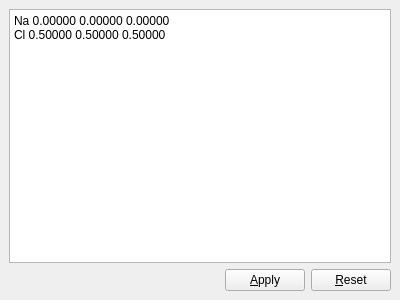
<?xml version="1.0" encoding="UTF-8"?>
<ui version="4.0">
 <class>CBCoordinateEditor</class>
 <widget class="QDockWidget" name="CBCoordinateEditor">
  <property name="geometry">
   <rect>
    <x>0</x>
    <y>0</y>
    <width>400</width>
    <height>300</height>
   </rect>
  </property>
  <property name="sizePolicy">
   <sizepolicy hsizetype="Preferred" vsizetype="MinimumExpanding">
    <horstretch>0</horstretch>
    <verstretch>0</verstretch>
   </sizepolicy>
  </property>
  <property name="windowTitle">
   <string>Fractional &amp;Coordinates</string>
  </property>
  <widget class="QWidget" name="dockWidgetContents">
   <layout class="QVBoxLayout" name="verticalLayout">
    <item>
     <widget class="QTextEdit" name="edit_coords">
      <property name="sizePolicy">
       <sizepolicy hsizetype="Preferred" vsizetype="Expanding">
        <horstretch>0</horstretch>
        <verstretch>0</verstretch>
       </sizepolicy>
      </property>
      <property name="minimumSize">
       <size>
        <width>250</width>
        <height>60</height>
       </size>
      </property>
      <property name="tabChangesFocus">
       <bool>true</bool>
      </property>
      <property name="html">
       <string>&lt;!DOCTYPE HTML PUBLIC &quot;-//W3C//DTD HTML 4.0//EN&quot; &quot;http://www.w3.org/TR/REC-html40/strict.dtd&quot;&gt;
&lt;html&gt;&lt;head&gt;&lt;meta name=&quot;qrichtext&quot; content=&quot;1&quot; /&gt;&lt;style type=&quot;text/css&quot;&gt;
p, li { white-space: pre-wrap; }
&lt;/style&gt;&lt;/head&gt;&lt;body style=&quot; font-family:'Sans Serif'; font-size:9pt; font-weight:400; font-style:normal;&quot;&gt;
&lt;p style=&quot; margin-top:0px; margin-bottom:0px; margin-left:0px; margin-right:0px; -qt-block-indent:0; text-indent:0px;&quot;&gt;Na 0.00000 0.00000 0.00000&lt;/p&gt;
&lt;p style=&quot; margin-top:0px; margin-bottom:0px; margin-left:0px; margin-right:0px; -qt-block-indent:0; text-indent:0px;&quot;&gt;Cl 0.50000 0.50000 0.50000&lt;/p&gt;
&lt;p style=&quot;-qt-paragraph-type:empty; margin-top:0px; margin-bottom:0px; margin-left:0px; margin-right:0px; -qt-block-indent:0; text-indent:0px;&quot;&gt;&lt;/p&gt;&lt;/body&gt;&lt;/html&gt;</string>
      </property>
     </widget>
    </item>
    <item>
     <layout class="QHBoxLayout" name="horizontalLayout_5">
      <item>
       <spacer name="horizontalSpacer_3">
        <property name="orientation">
         <enum>Qt::Horizontal</enum>
        </property>
        <property name="sizeHint" stdset="0">
         <size>
          <width>40</width>
          <height>20</height>
         </size>
        </property>
       </spacer>
      </item>
      <item>
       <widget class="QPushButton" name="push_coords_apply">
        <property name="text">
         <string>&amp;Apply</string>
        </property>
       </widget>
      </item>
      <item>
       <widget class="QPushButton" name="push_coords_reset">
        <property name="text">
         <string>&amp;Reset</string>
        </property>
       </widget>
      </item>
     </layout>
    </item>
   </layout>
  </widget>
 </widget>
 <resources/>
 <connections/>
</ui>
